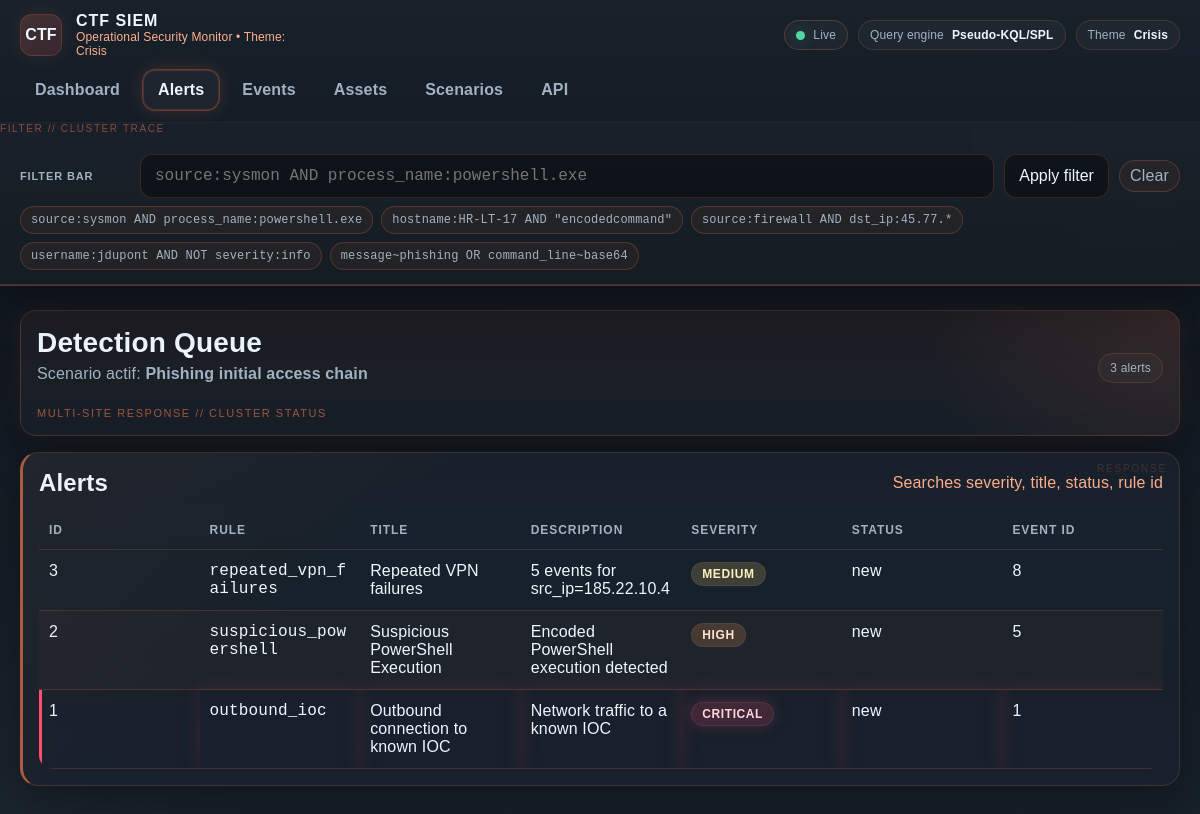
Screenshot of /alerts with the database file from the repository.
### app/models/entities.py (models this page shows)
class Scenario(Base):
    __tablename__ = "scenarios"
    id: Mapped[str] = mapped_column(String(120), primary_key=True)
    name: Mapped[str] = mapped_column(String(255))
    description: Mapped[str] = mapped_column(Text, default="")
    difficulty: Mapped[str] = mapped_column(String(50), default="medium")
    version: Mapped[str] = mapped_column(String(50), default="1.0")
    is_active: Mapped[bool] = mapped_column(Boolean, default=False)
    imported_at: Mapped[datetime] = mapped_column(DateTime, default=datetime.utcnow)

class Alert(Base):
    __tablename__ = "alerts"
    id: Mapped[int] = mapped_column(Integer, primary_key=True, autoincrement=True)
    scenario_id: Mapped[str] = mapped_column(String(120), index=True)
    rule_id: Mapped[str] = mapped_column(String(120), index=True)
    title: Mapped[str] = mapped_column(String(255))
    description: Mapped[str] = mapped_column(Text, default="")
    severity: Mapped[str] = mapped_column(String(30), default="medium")
    status: Mapped[str] = mapped_column(String(30), default="new")
    created_at: Mapped[datetime] = mapped_column(DateTime, default=datetime.utcnow)
    event_id: Mapped[int | None] = mapped_column(Integer, nullable=True)

### app/main.py (the view)
@app.get("/alerts", response_class=HTMLResponse)
def alerts_page(q: str = "", db: Session = Depends(get_db)):
    scenario = get_active_scenario(db)
    if not scenario:
        return render("empty.html", message="No active scenario loaded.", current_path="/alerts", global_q=q)
    stmt = select(Alert).where(Alert.scenario_id == scenario.id)
    if q:
        like = f"%{q}%"
        stmt = stmt.where(
            or_(
                Alert.rule_id.ilike(like),
                Alert.title.ilike(like),
                Alert.description.ilike(like),
                Alert.severity.ilike(like),
                Alert.status.ilike(like),
            )
        )
    alerts = db.execute(stmt.order_by(Alert.id.desc())).scalars().all()
    return render(
        "alerts.html",
        scenario=scenario,
        alerts=alerts,
        q=q,
        global_q=q,
        current_path="/alerts",
        query_meta=parse_query_string(q),
    )

### app/templates/alerts.html
{% extends "base.html" %}
{% block content %}
<div class="hero hero-alerts">
  <div>
    <h1>Detection Queue</h1>
    <p>Scenario actif: <strong>{{ scenario.name }}</strong></p>
  </div>
  <div class="pill">{{ alerts|length }} alerts</div>
</div>
<section class="panel panel-alerts">
  <div class="panel-header"><h2>Alerts</h2><span class="muted">Searches severity, title, status, rule id</span></div>
  <div class="table-shell">
    <table>
      <thead><tr><th>ID</th><th>Rule</th><th>Title</th><th>Description</th><th>Severity</th><th>Status</th><th>Event ID</th></tr></thead>
      <tbody>
      {% for a in alerts %}
        <tr class="{% if a.severity == 'critical' %}critical-row{% endif %}">
          <td>{{ a.id }}</td>
          <td class="mono">{{ a.rule_id }}</td>
          <td>{{ a.title }}</td>
          <td>{{ a.description }}</td>
          <td><span class="sev-{{ a.severity }}">{{ a.severity }}</span></td>
          <td>{{ a.status }}</td>
          <td>{{ a.event_id or '' }}</td>
        </tr>
      {% endfor %}
      </tbody>
    </table>
  </div>
</section>
{% endblock %}

### rows the page displays
Scenario: name "Phishing initial access chain"
Alert: id "3", rule_id "repeated_vpn_failures", title "Repeated VPN failures", description "5 events for src_ip=185.22.10.4", severity "MEDIUM", status "new", event "8"
Alert: id "2", rule_id "suspicious_powershell", title "Suspicious PowerShell Execution", description "Encoded PowerShell execution detected", severity "HIGH", status "new", event "5"
Alert: id "1", rule_id "outbound_ioc", title "Outbound connection to known IOC", description "Network traffic to a known IOC", severity "CRITICAL", status "new", event "1"

### other values shown
{{ app_title }} "CTF SIEM"
{{ theme }} "Crisis"
{{ ex }} "source:sysmon AND process_name:powershell.exe" "hostname:HR-LT-17 AND \"encodedcommand\"" "source:firewall AND dst_ip:45.77.*" "username:jdupont AND NOT severity:info" "message~phishing OR command_line~base64"
{{ alerts|length }} "3"
